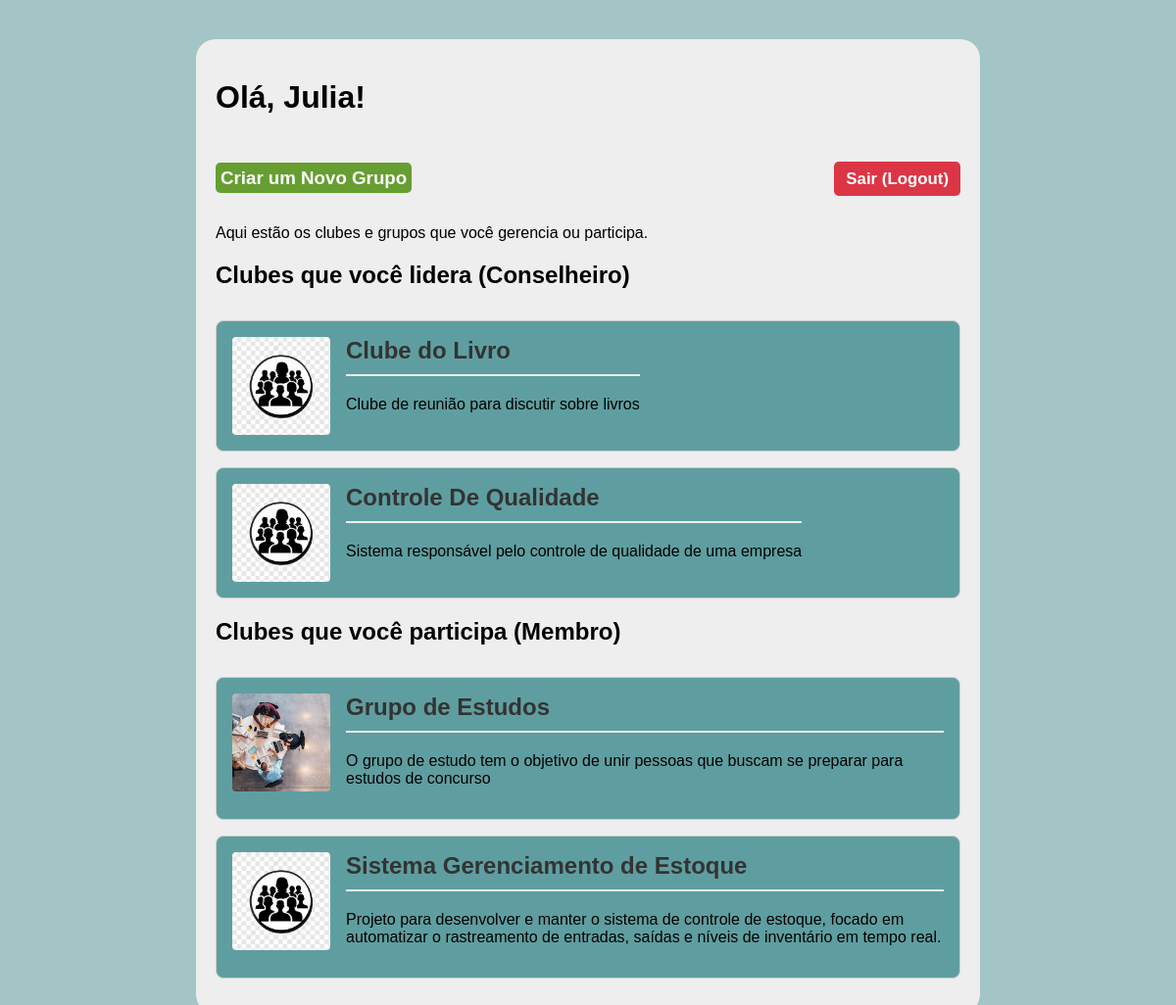
Before: / (signed in) with the older database file.
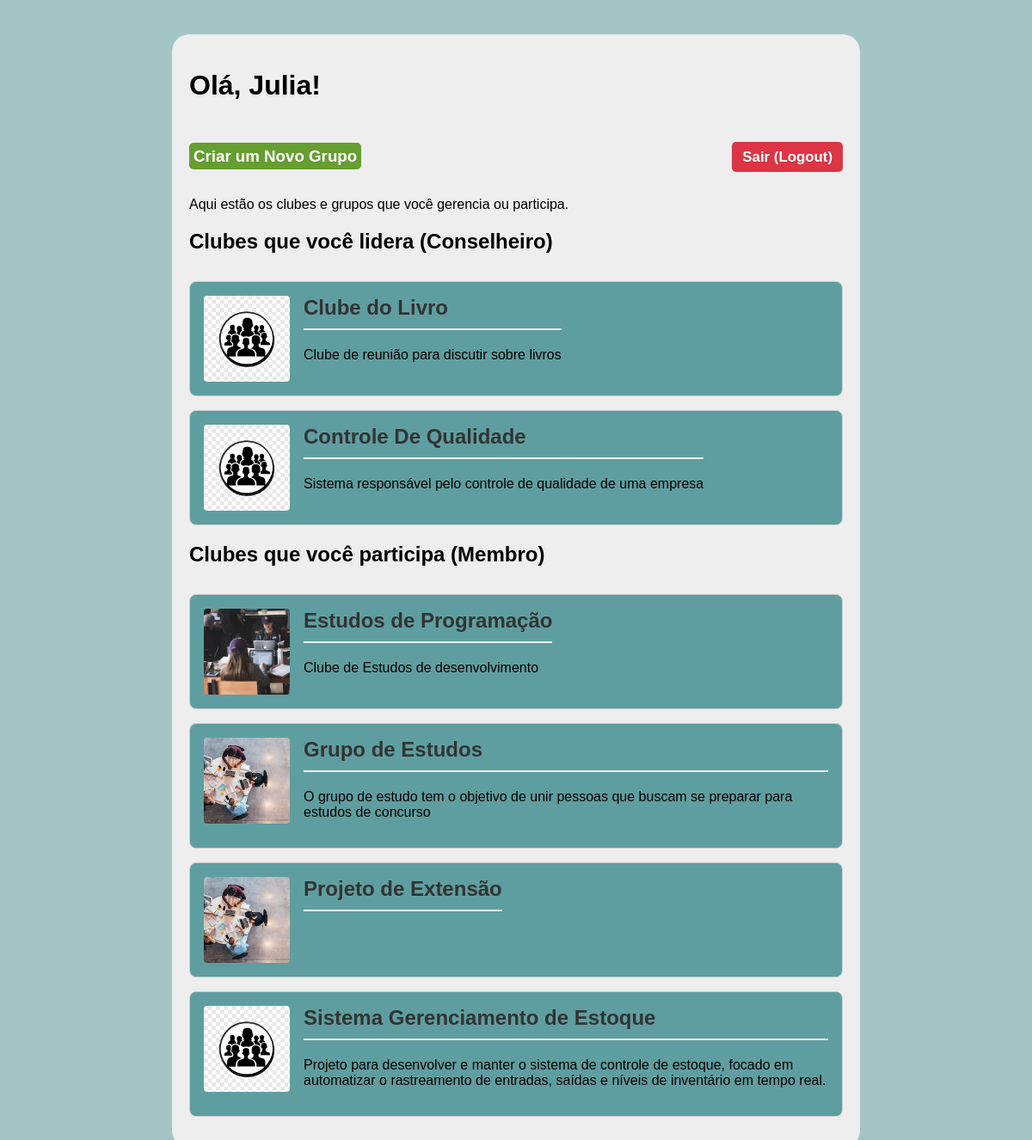
After: the same page with the newer database file.
### clubs/models.py (models this page shows, shortened)
class Club(models.Model):
    name = models.CharField(max_length=100, unique=True)
    description = models.TextField(null=True, blank=True, default='')
    logo = models.ImageField(upload_to='club_logos/', null=True, blank=True)
    created_at = models.DateTimeField(auto_now_add=True)
    advisor = models.ForeignKey(
        settings.AUTH_USER_MODEL,
        on_delete=models.SET_NULL,
        null=True,
        related_name='advised_clubs'
    )
    members = models.ManyToManyField(
        settings.AUTH_USER_MODEL,
        through='Membership',
        related_name='joined_clubs', blank=True
        )

### clubs/views.py (the view)
# urls.py: path('', views.club_list, name='club-list'),
@login_required
def club_list(request):
    user_logged = request.user
    clubs_advisor = user_logged.advised_clubs.all().order_by('name')
    member_clubs = user_logged.joined_clubs.exclude(pk__in=clubs_advisor).order_by('name')
    context = {
        'clubs_advisor': clubs_advisor,
        'member_clubs': member_clubs,
    }
    return render(request, 'clubs/club_list.html', context)

### templates/clubs/club_list.html (shortened to what this page needs)
{% load static %}
<!DOCTYPE html>
<html lang="pt-br">
<head>
    <link rel="stylesheet" href="{% static 'css/style.css' %}">
</head>
<body>
    <div class="dataset-body">
        <h1>Olá, {{ request.user.first_name|default:request.user.username }}!</h1>
        <div class="header-container">
            <h3><a href="/club/new/"
                    style="text-decoration: none; background-color: #669e31; padding: 5px; border-radius: 5px; color: #ffffff;">
                    Criar um Novo Grupo </a></h3>
            <h3><a href="{% url 'logout' %}" class="logout-btn">
                    Sair (Logout)
                </a></h3>
        </div>
        <p>Aqui estão os clubes e grupos que você gerencia ou participa.</p>
        <h2>Clubes que você lidera (Conselheiro)</h2>
        {% for club in clubs_advisor %}
        <div class="club-card">
            {% if club.logo %}
            <img src="{{ club.logo.url }}" alt="Logo do {{ club.name }}" class="club-logo">
            {% else %}
            <img src="{% static 'images/default_logo.png' %}" alt="Logo Padrão" class="club-logo">
            {% endif %}
            <div class="club-info">
                <h2>
                    <a href="{% url 'club-detail' pk=club.pk %}" style="text-decoration: none; color: #333;">
                        {{ club.name }}
                    </a>
                </h2>
                <p>{{ club.description|truncatewords:30 }}</p>
            </div>
        </div>
        {% empty %}
        <p class="empty">Você ainda não é conselheiro de nenhum clube.</p>
        {% endfor %}
        <h2>Clubes que você participa (Membro)</h2>
        {% for club in member_clubs %}
        <div class="club-card">
            {% if club.logo %}
            <img src="{{ club.logo.url }}" alt="Logo do {{ club.name }}" class="club-logo">
            {% else %}
            <img src="{% static 'images/default_logo.png' %}" alt="Logo Padrão" class="club-logo">
            {% endif %}
            <div class="club-info">
                <h2>
                    <a href="{% url 'club-detail' pk=club.pk %}" style="text-decoration: none; color: #333;">
                        {{ club.name }}
                    </a>
                </h2>
                <p>{{ club.description|truncatewords:30 }}</p>
            </div>
        </div>
        {% empty %}
        <p class="empty">Você ainda não é membro de nenhum clube.</p>
        {% endfor %}
    </div>
</body>
</html>

Changed rows visible on the page:
now on this page (row unchanged): Club: logo (picture), name "Estudos de Programação", description "Clube de Estudos de desenvolvimento", shown under "Clubes que você participa (Membro)"
added Club: logo (picture), name "Projeto de Extensão", shown under "Clubes que você participa (Membro)"
